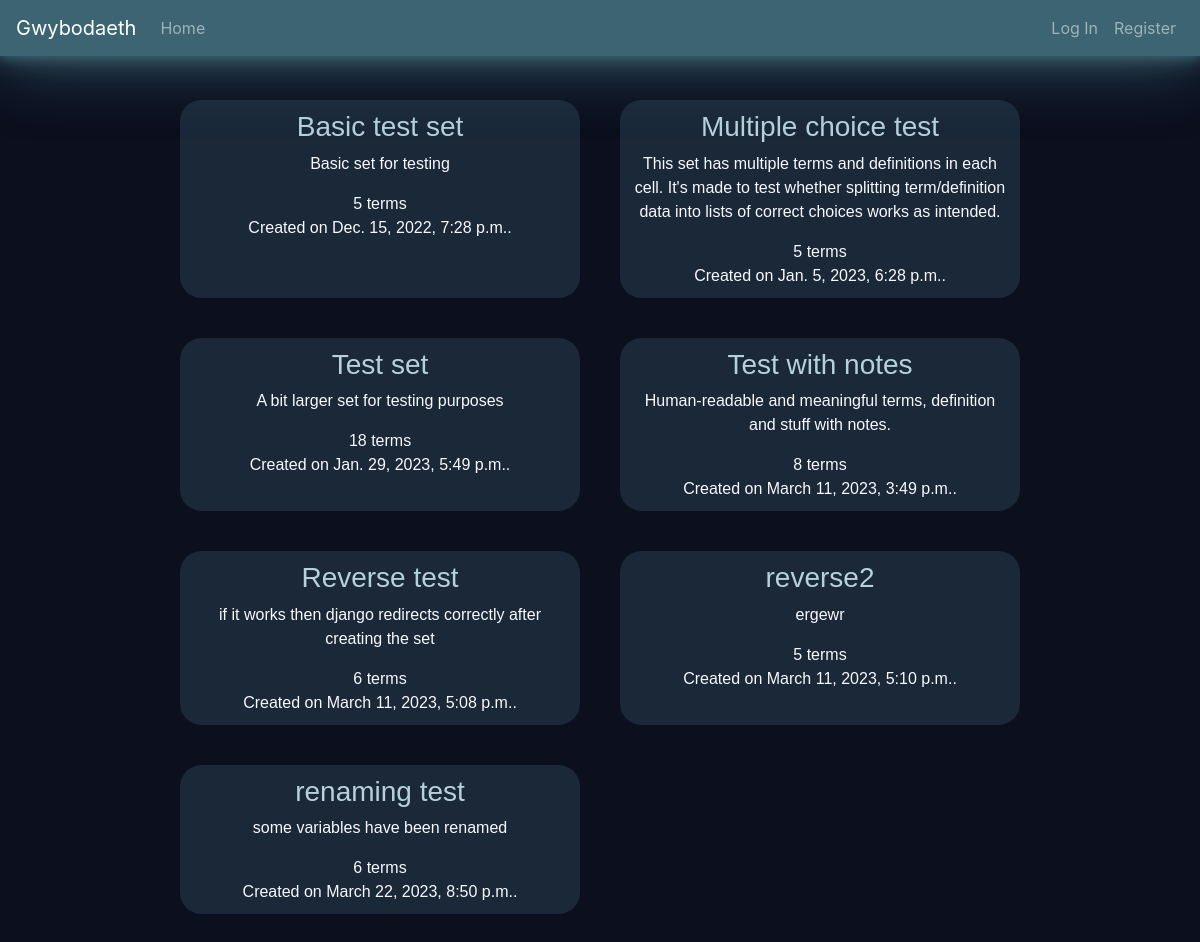
/kamil/sets, run on the app's committed database.
### Gwybodaeth/models.py (models this page shows)
class Study_set(models.Model):
    author      = models.ForeignKey(User, on_delete=models.CASCADE, related_name="study_sets")
    description = models.CharField (max_length=1023)
    title       = models.CharField (max_length=127)
    defs_lang   = models.CharField (max_length=8)
    terms_lang  = models.CharField (max_length=8)
    terms       = models.JSONField ()
    timestamp   = models.DateTimeField(auto_now_add=True)
    def terms_count(self):
        return len(self.terms.keys())

### Gwybodaeth/views.py (the view)
# urls.py: path("<str:username>/sets",               views.user_sets,            name="user-sets"      ),
def user_sets(request, username):
    require_method(request, 'GET')
    if not username == request.user.username:
        print("Accessing study sets belonging to another user.\
                This may or may not be allowed (TODO as an optional feature.\
                Type: advanced (to be done AFTER the important parts are done and working))")
    sets = Study_set.objects.filter(author__username=username)
    return render(request, "gwybodaeth/Simple/user_sets.html", {
        "sets": sets
    })

### Gwybodaeth/util.py (called while the page is built)
def require_method(request, method, status=400):
    if (type(method) is list) and (not request.method in method):
        return JsonResponse({"error": f"Request method must be one of the following:\
                            {', '.join(method)}."},
                            status=status)
    if not request.method == method:
        return JsonResponse({"error": f"{method} request required"},
                            status=status)

### Gwybodaeth/templates/gwybodaeth/Simple/user_sets.html (shortened to what this page needs)
{% extends 'gwybodaeth/layout.html' %}
{% block body %}
  <div class="user-sets">
    {% for set in sets %}
      <div class="user-set
                  bg-moon-glass">
        <div class="user-set-title">
          <h3><a  class="text-lleuad-lawn"
                  href ="{% url 'study-set-view' set.id %}">{{ set.title }}</a></h3>
        </div>
        <div class="user-set-description">
          <p>{{ set.description}}</p>
        </div>
        <div class="user-set-terms-counter">
          {{ set.terms_count }} terms
        </div>
        <div class="user-set-timestamp">
          Created on {{ set.timestamp }}.
        </div>
      </div>
    {% empty %}
      <h3> You haven't created any study sets! </h3>
      <p> Maybe it's time to <a href="{% url 'create-set' %}">create one</a>?
    {% endfor %}
  </div>
{% endblock %}

### data on the page
Study_set: title "Basic test set", description "Basic set for testing", terms_count "5", timestamp "Dec. 15, 2022, 7:28 p.m."
Study_set: title "Multiple choice test", description "This set has multiple terms and definitions in each cell. It's made to test whether splitting term/definition data into lists of correct choices works as intended.", terms_count "5", timestamp "Jan. 5, 2023, 6:28 p.m."
Study_set: title "Test set", description "A bit larger set for testing purposes", terms_count "18", timestamp "Jan. 29, 2023, 5:49 p.m."
Study_set: title "Test with notes", description "Human-readable and meaningful terms, definition and stuff with notes.", terms_count "8", timestamp "March 11, 2023, 3:49 p.m."
Study_set: title "Reverse test", description "if it works then django redirects correctly after creating the set", terms_count "6", timestamp "March 11, 2023, 5:08 p.m."
Study_set: title "reverse2", description "ergewr", terms_count "5", timestamp "March 11, 2023, 5:10 p.m."
Study_set: title "renaming test", description "some variables have been renamed", terms_count "6", timestamp "March 22, 2023, 8:50 p.m."
